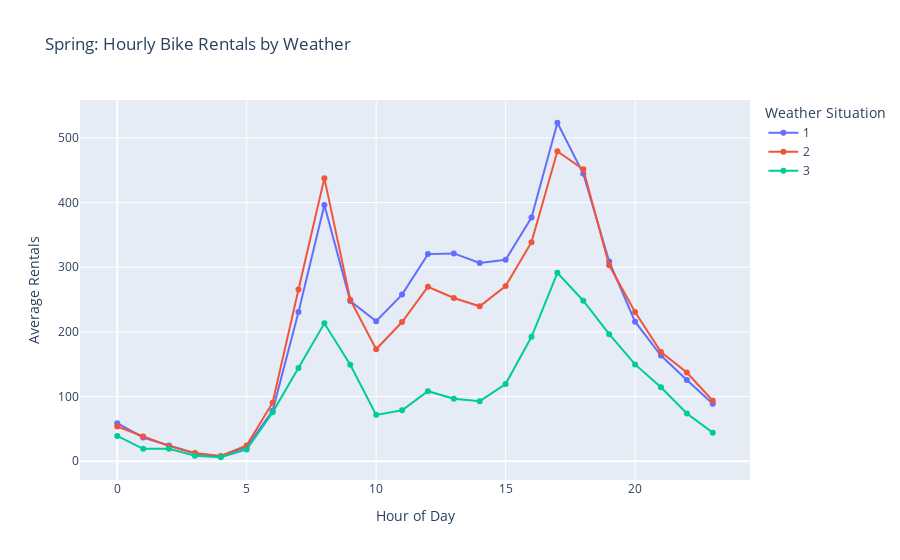

Notebook cell for this chart:
### Code cell
# Average rentals per hour per weather condition only for winter

winter_data = hour_data_update[hour_data_update['seasonName'] == 'Winter']

hour_weather = winter_data.groupby(['hr', 'weathersit'])['cnt'].mean().reset_index()

# Plot
fig = px.line(hour_weather,
              x='hr',
              y='cnt',
              color='weathersit',
              markers=True,
              title="Spring: Hourly Bike Rentals by Weather",
              labels={'hr': 'Hour of Day', 'cnt': 'Average Rentals', 'weathersit': 'Weather Situation'})

fig.show()

### Figure 1 — Plotly figure (JSON) as saved in the notebook; plotly's stock layout.template omitted (floating-point values rounded to 4 significant figures)
{"data": [{"hovertemplate": "Weather Situation=1<br>Hour of Day=%{x}<br>Average Rentals=%{y}<extra></extra>", "legendgroup": "1", "line": {"color": "#636efa", "dash": "solid"}, "marker": {"symbol": "circle"}, "mode": "markers+lines", "name": "1", "orientation": "v", "showlegend": true, "type": "scatter", "x": [0, 1, 2, 3, 4, 5, 6, 7, 8, 9, 10, 11, 12, 13, 14, 15, 16, 17, 18, 19, 20, 21, 22, 23], "xaxis": "x", "y": [58.79, 36.74, 24.4, 11.89, 7.073, 21.97, 77.96, 230.8, 396.1, 247.6, 216.4, 257.6, 320.2, 321.3, 306.4, 311.4, 376.8, 523.3, 444.4, 308.6, 215.8, 163.5, 125.7, 88.78], "yaxis": "y"}, {"hovertemplate": "Weather Situation=2<br>Hour of Day=%{x}<br>Average Rentals=%{y}<extra></extra>", "legendgroup": "2", "line": {"color": "#EF553B", "dash": "solid"}, "marker": {"symbol": "circle"}, "mode": "markers+lines", "name": "2", "orientation": "v", "showlegend": true, "type": "scatter", "x": [0, 1, 2, 3, 4, 5, 6, 7, 8, 9, 10, 11, 12, 13, 14, 15, 16, 17, 18, 19, 20, 21, 22, 23], "xaxis": "x", "y": [53.6, 38.2, 23.42, 12.63, 8.039, 24.46, 90.47, 265.4, 437.7, 249.7, 173.2, 215.2, 269.7, 252.3, 239.6, 270.9, 338.7, 479.2, 451.3, 303.0, 230.7, 168.8, 137.2, 93.47], "yaxis": "y"}, {"hovertemplate": "Weather Situation=3<br>Hour of Day=%{x}<br>Average Rentals=%{y}<extra></extra>", "legendgroup": "3", "line": {"color": "#00cc96", "dash": "solid"}, "marker": {"symbol": "circle"}, "mode": "markers+lines", "name": "3", "orientation": "v", "showlegend": true, "type": "scatter", "x": [0, 1, 2, 3, 4, 5, 6, 7, 8, 9, 10, 11, 12, 13, 14, 15, 16, 17, 18, 19, 20, 21, 22, 23], "xaxis": "x", "y": [39.09, 19.17, 19.09, 8.462, 6.125, 18.09, 75.57, 143.9, 213.2, 149.2, 71.65, 78.71, 108.3, 96.56, 92.87, 119.3, 192.3, 291.4, 248.2, 196.4, 149.7, 114.5, 73.69, 44.14], "yaxis": "y"}], "layout": {"legend": {"title": {"text": "Weather Situation"}, "tracegroupgap": 0}, "title": {"text": "Spring: Hourly Bike Rentals by Weather"}, "xaxis": {"anchor": "y", "domain": [0, 1], "title": {"text": "Hour of Day"}}, "yaxis": {"anchor": "x", "domain": [0, 1], "title": {"text": "Average Rentals"}}}}
